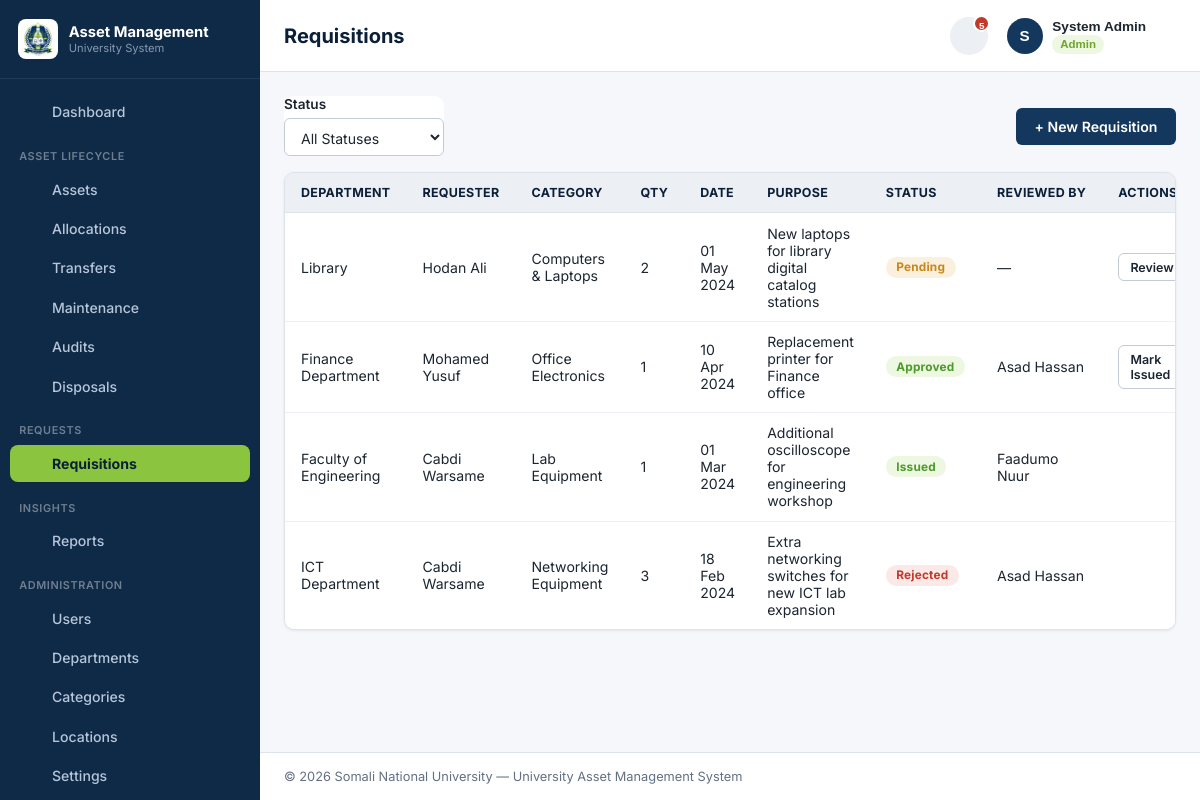
Screenshot of /modules/requisitions/list.php (signed in) with the database file from the repository.
### tables this page shows
CREATE TABLE requisitions (
    requisition_id      INT AUTO_INCREMENT PRIMARY KEY,
    department_id        INT NOT NULL,
    requester_id          INT NOT NULL,
    category_id            INT NULL,
    quantity               INT NOT NULL DEFAULT 1,
    requisition_date      DATE NOT NULL,
    purpose                VARCHAR(255) NOT NULL,
    status                  ENUM('pending','approved','rejected','issued') NOT NULL DEFAULT 'pending',
    description             TEXT NULL,
    reviewed_by             INT NULL,
    reviewed_date           DATE NULL,
    created_at              TIMESTAMP NOT NULL DEFAULT CURRENT_TIMESTAMP,
    updated_at              TIMESTAMP NOT NULL DEFAULT CURRENT_TIMESTAMP ON UPDATE CURRENT_TIMESTAMP,
    CONSTRAINT fk_requisitions_department FOREIGN KEY (department_id) REFERENCES departments(department_id)
        ON UPDATE CASCADE ON DELETE CASCADE,
    CONSTRAINT fk_requisitions_requester FOREIGN KEY (requester_id) REFERENCES users(user_id)
        ON UPDATE CASCADE ON DELETE RESTRICT,
    CONSTRAINT fk_requisitions_category FOREIGN KEY (category_id) REFERENCES categories(category_id)
        ON UPDATE CASCADE ON DELETE SET NULL,
    CONSTRAINT fk_requisitions_reviewer FOREIGN KEY (reviewed_by) REFERENCES users(user_id)
        ON UPDATE CASCADE ON DELETE SET NULL
);

CREATE TABLE departments (
    department_id    INT AUTO_INCREMENT PRIMARY KEY,
    department_name  VARCHAR(100) NOT NULL,
    head_id           INT NULL,
    location          VARCHAR(150) NULL,
    created_at        TIMESTAMP NOT NULL DEFAULT CURRENT_TIMESTAMP,
    updated_at        TIMESTAMP NOT NULL DEFAULT CURRENT_TIMESTAMP ON UPDATE CURRENT_TIMESTAMP
);

CREATE TABLE users (
    user_id        INT AUTO_INCREMENT PRIMARY KEY,
    name           VARCHAR(100) NOT NULL,
    email          VARCHAR(150) NOT NULL UNIQUE,
    username       VARCHAR(50) NOT NULL UNIQUE,
    profile_picture VARCHAR(255) NULL,
    password       VARCHAR(255) NOT NULL,
    role_id        INT NOT NULL,
    department_id  INT NULL,
    status         ENUM('active','inactive') NOT NULL DEFAULT 'active',
    created_at     TIMESTAMP NOT NULL DEFAULT CURRENT_TIMESTAMP,
    updated_at     TIMESTAMP NOT NULL DEFAULT CURRENT_TIMESTAMP ON UPDATE CURRENT_TIMESTAMP,
    CONSTRAINT fk_users_role FOREIGN KEY (role_id) REFERENCES roles(role_id)
        ON UPDATE CASCADE ON DELETE RESTRICT,
    CONSTRAINT fk_users_department FOREIGN KEY (department_id) REFERENCES departments(department_id)
        ON UPDATE CASCADE ON DELETE SET NULL
);

CREATE TABLE categories (
    category_id    INT AUTO_INCREMENT PRIMARY KEY,
    category_name  VARCHAR(100) NOT NULL UNIQUE,
    description    TEXT NULL,
    created_at     TIMESTAMP NOT NULL DEFAULT CURRENT_TIMESTAMP,
    updated_at     TIMESTAMP NOT NULL DEFAULT CURRENT_TIMESTAMP ON UPDATE CURRENT_TIMESTAMP
);

### includes/auth.php (called while the page is built, shortened)
<?php
function isLoggedIn(): bool
{
    return !empty($_SESSION['user_id']);
}
function hasRole(array $roles): bool
{
    return isLoggedIn() && in_array($_SESSION['role_name'], $roles, true);
}

### modules/requisitions/list.php (the view, shortened to what this page needs)
<?php
require_once __DIR__ . '/../../includes/bootstrap.php';
$canRequest = hasRole([ROLE_ADMIN, ROLE_HEAD]);
$canReview  = hasRole([ROLE_ADMIN, ROLE_OFFICER]);
$where  = [];
$params = [];
$whereSql = $where ? ('WHERE ' . implode(' AND ', $where)) : '';
$sql = "SELECT r.*, d.department_name, c.category_name, u.name AS requester_name, ur.name AS reviewer_name
        FROM requisitions r
        LEFT JOIN departments d ON d.department_id = r.department_id
        LEFT JOIN categories c ON c.category_id = r.category_id
        LEFT JOIN users u ON u.user_id = r.requester_id
        LEFT JOIN users ur ON ur.user_id = r.reviewed_by
        $whereSql
        ORDER BY r.requisition_date DESC";
$stmt = $pdo->prepare($sql);
$stmt->execute($params);
$rows = $stmt->fetchAll();
include __DIR__ . '/../../includes/layout/header.php';
?>
<div class="card-header">
    <form method="get" class="filter-bar" style="margin:0; box-shadow:none; border:none; padding:0;">
        <div class="form-group">
            <label for="status">Status</label>
            <select id="status" name="status" onchange="this.form.submit()">
                <option value="">All Statuses</option>
            </select>
        </div>
    </form>
    <?php if ($canRequest): ?>
        <a href="<?= APP_URL ?>/modules/requisitions/add.php" class="btn btn-primary">+ New Requisition</a>
    <?php endif; ?>
</div>
<div class="table-wrap">
<table id="requisitionsTable">
    <thead>
        <tr>
            <th data-sort>Department</th>
            <th data-sort>Requester</th>
            <th data-sort>Category</th>
            <th data-sort>Qty</th>
            <th data-sort>Date</th>
            <th class="no-sort">Purpose</th>
            <th data-sort>Status</th>
            <th data-sort>Reviewed By</th>
            <th class="no-sort">Actions</th>
        </tr>
    </thead>
    <tbody>
    <?php foreach ($rows as $r): ?>
        <tr>
            <td><?= e($r['department_name'] ?? '—') ?></td>
            <td><?= e($r['requester_name'] ?? '—') ?></td>
            <td><?= e($r['category_name'] ?? '—') ?></td>
            <td><?= (int) $r['quantity'] ?></td>
            <td><?= formatDate($r['requisition_date']) ?></td>
            <td><?= e($r['purpose']) ?></td>
            <td><?= statusBadge($r['status']) ?></td>
            <td><?= e($r['reviewer_name'] ?? '—') ?></td>
            <td>
                <?php if ($canReview && $r['status'] === 'pending'): ?>
                    <a class="btn btn-sm btn-outline" href="<?= APP_URL ?>/modules/requisitions/review.php?id=<?= (int) $r['requisition_id'] ?>">Review</a>
                <?php elseif ($canReview && $r['status'] === 'approved'): ?>
                    <a class="btn btn-sm btn-outline" href="<?= APP_URL ?>/modules/requisitions/review.php?id=<?= (int) $r['requisition_id'] ?>">Mark Issued</a>
                <?php endif; ?>
            </td>
        </tr>
    <?php endforeach; ?>
    </tbody>
</table>
</div>
<?php include __DIR__ . '/../../includes/layout/footer.php'; ?>

### includes/functions.php (shortened to what this page needs)
<?php
function e($value): string
{
    return htmlspecialchars((string) $value, ENT_QUOTES, 'UTF-8');
}
function formatDate(?string $date): string
{
    $ts = strtotime($date);
    return $ts ? date('d M Y', $ts) : '—';
}
function statusBadge(?string $status): string
{
    $key = strtolower($status);
    $success = ['active', 'found', 'approved', 'completed', 'issued', 'returned', 'success'];
    $warning = ['under_repair', 'pending', 'in_progress', 'repair'];
    $danger  = ['disposed', 'missing', 'rejected', 'damaged', 'inactive', 'failed'];
    if (in_array($key, $success, true)) {
        $class = 'badge-success';
    } elseif (in_array($key, $warning, true)) {
        $class = 'badge-warning';
    } elseif (in_array($key, $danger, true)) {
        $class = 'badge-danger';
    } else {
        $class = 'badge-neutral';
    }
    $label = ucwords(str_replace('_', ' ', $status));
    return '<span class="badge ' . $class . '">' . e($label) . '</span>';
}
function icon(string $name, string $class = ''): string
{
    $path = $paths[$name] ?? '';
    return '<svg class="icon ' . e($class) . '" viewBox="0 0 24 24" fill="none" stroke="currentColor" stroke-width="1.8" stroke-linecap="round" stroke-linejoin="round" aria-hidden="true">' . $path . '</svg>';
}

### static/css/style.css (style rules this page uses)
:root { --color-sidebar-bg: #0f2a47; --color-sidebar-bg-active: #16385e; --color-sidebar-text: #b7c6da; --color-sidebar-text-active: #ffffff; --color-primary: #14375e; --color-primary-dark: #0b2038; --color-primary-light: #e8edf3; --color-accent: #8bc53f; --color-accent-dark: #6ea52d; --color-accent-light: #eef7e1; --color-white: #ffffff; --color-gray-50: #f5f7fa; --color-gray-100: #eceff3; --color-gray-200: #dde3ea; --color-gray-300: #c3ccd6; --color-gray-500: #7c8898; --color-gray-700: #444e5c; --color-text: #1c2530; --color-text-muted: #647084; --color-success: #4c9a2a; --color-success-bg: #eef7e1; --color-warning: #c9861a; --color-warning-bg: #fbf0dd; --color-danger: #c0392b; --color-danger-bg: #fbe9e7; --color-neutral-bg: #eceff3; --radius: 10px; --shadow-sm: 0 1px 3px rgba(15, 42, 71, 0.08); --shadow-md: 0 8px 24px rgba(15, 42, 71, 0.14); --sidebar-width: 260px; }
* { box-sizing: border-box; }
body { margin: 0; font-family: 'Inter', 'Segoe UI', Tahoma, Geneva, Verdana, sans-serif; background: var(--color-gray-50); color: var(--color-text); font-size: 14.5px; }
a { color: var(--color-primary); text-decoration: none; }
.icon { width: 1.15em; height: 1.15em; vertical-align: -0.2em; flex-shrink: 0; }
.caret .icon { width: 0.9em; height: 0.9em; }
.card-header { display: flex; align-items: center; justify-content: space-between; margin-bottom: 1rem; }
.btn { display: inline-flex; align-items: center; justify-content: center; gap: 0.4rem; padding: 0.55rem 1.1rem; border-radius: 6px; border: 1px solid transparent; font-size: 0.88rem; font-weight: 600; cursor: pointer; text-decoration: none; }
.btn-primary { background: var(--color-primary); color: #fff; }
.btn-outline { background: transparent; border-color: var(--color-gray-300); color: var(--color-text); }
.btn-sm { padding: 0.35rem 0.7rem; font-size: 0.78rem; }
.form-group { margin-bottom: 1rem; }
label { display: block; font-size: 0.85rem; font-weight: 600; margin-bottom: 0.35rem; color: var(--color-text); }
input[type="text"], input[type="email"], input[type="password"], input[type="number"], input[type="date"], input[type="search"], select, textarea { width: 100%; padding: 0.55rem 0.75rem; border: 1px solid var(--color-gray-300); border-radius: 6px; font-size: 0.88rem; font-family: inherit; background: var(--color-white); color: var(--color-text); }
.filter-bar { display: flex; flex-wrap: wrap; gap: 0.75rem; align-items: end; background: var(--color-white); border: 1px solid var(--color-gray-200); border-radius: var(--radius); padding: 1rem; margin-bottom: 1.25rem; }
.filter-bar .form-group { margin-bottom: 0; min-width: 160px; }
.table-wrap { background: var(--color-white); border: 1px solid var(--color-gray-200); border-radius: var(--radius); overflow-x: auto; box-shadow: var(--shadow-sm); }
table { width: 100%; border-collapse: collapse; font-size: 0.88rem; }
thead th { background: var(--color-gray-100); color: var(--color-primary-dark); text-align: left; padding: 0.75rem 1rem; font-size: 0.78rem; text-transform: uppercase; letter-spacing: 0.3px; border-bottom: 1px solid var(--color-gray-200); cursor: pointer; white-space: nowrap; }
thead th.no-sort { cursor: default; }
tbody td { padding: 0.7rem 1rem; border-bottom: 1px solid var(--color-gray-100); vertical-align: middle; }
tbody tr:last-child td { border-bottom: none; }
.badge { display: inline-block; padding: 0.22rem 0.65rem; border-radius: 20px; font-size: 0.74rem; font-weight: 700; letter-spacing: 0.2px; }
.badge-success { background: var(--color-success-bg); color: var(--color-success); }
.badge-warning { background: var(--color-warning-bg); color: var(--color-warning); }
.badge-danger { background: var(--color-danger-bg); color: var(--color-danger); }

### rows the page displays
requisitions: department.department_name "Library", requester.name "Hodan Ali", category.category_name "Computers & Laptops", quantity "2", requisition_date "01 May 2024", purpose "New laptops for library digital catalog stations", status "Pending", reviewer_name "—"
requisitions: department.department_name "Finance Department", requester.name "Mohamed Yusuf", category.category_name "Office Electronics", quantity "1", requisition_date "10 Apr 2024", purpose "Replacement printer for Finance office", status "Approved", reviewed_by.name "Asad Hassan"
requisitions: department.department_name "Faculty of Engineering", requester.name "Cabdi Warsame", category.category_name "Lab Equipment", quantity "1", requisition_date "01 Mar 2024", purpose "Additional oscilloscope for engineering workshop", status "Issued", reviewed_by.name "Faadumo Nuur"
requisitions: department.department_name "ICT Department", requester.name "Cabdi Warsame", category.category_name "Networking Equipment", quantity "3", requisition_date "18 Feb 2024", purpose "Extra networking switches for new ICT lab expansion", status "Rejected", reviewed_by.name "Asad Hassan"

### other values shown
t('brand.title') "Asset Management"
t('brand.subtitle') "University System"
$label "Dashboard Assets Allocations Transfers Maintenance Audits Disposals Requisitions Reports Users Departments Categories Locations Settings"
t('nav.section.assets') "ASSET LIFECYCLE"
t('nav.section.requests') "REQUESTS"
t('nav.section.insights') "INSIGHTS"
t('nav.section.admin') "ADMINISTRATION"
$pageTitle "Requisitions"
$pendingAlertTotal "5"
mb_strtoupper(mb_substr($user['name'] ?? 'A', 0, 1)) "S"
$user['name'] "System Admin"
$user['role_name'] "Admin"
$uniName "Somali National University"
t('footer.system_name') "University Asset Management System"
